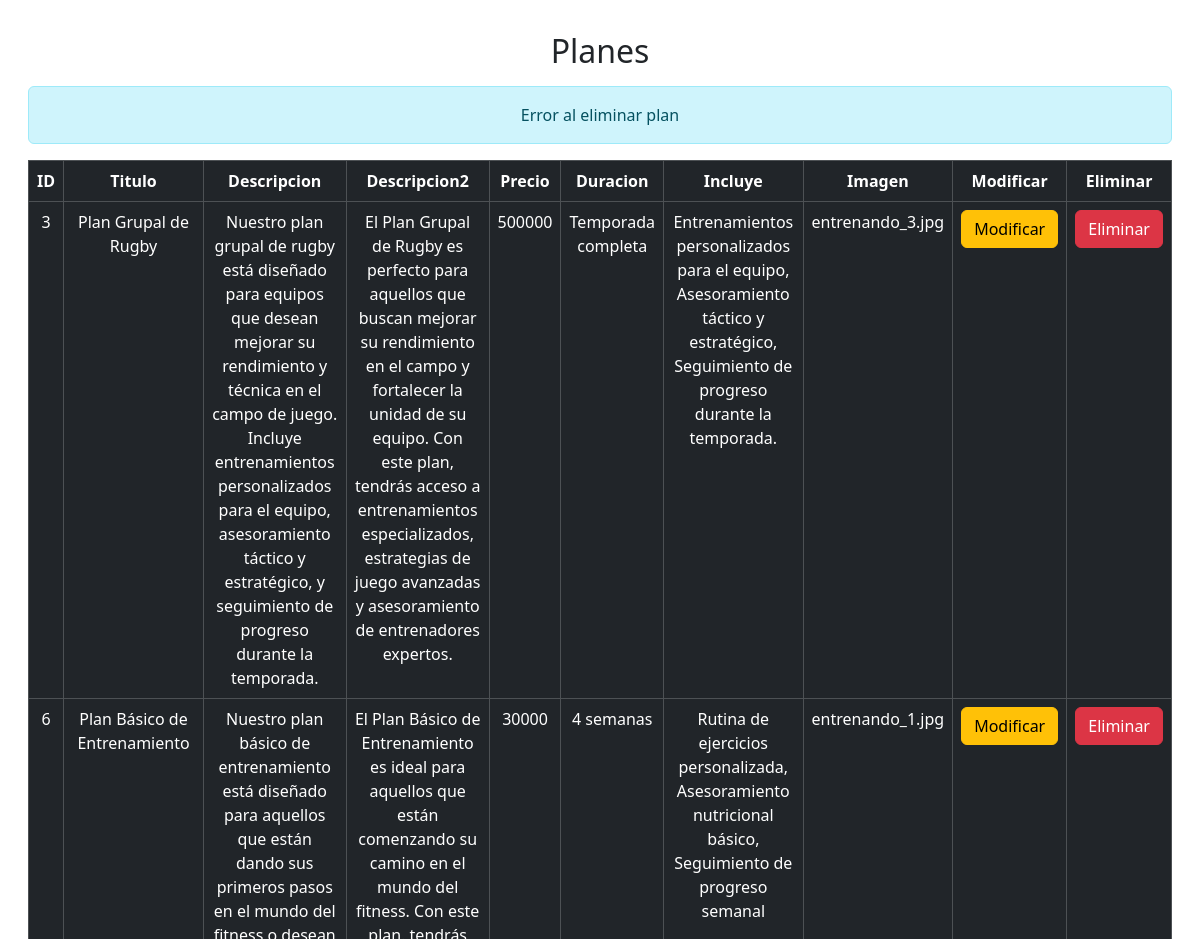
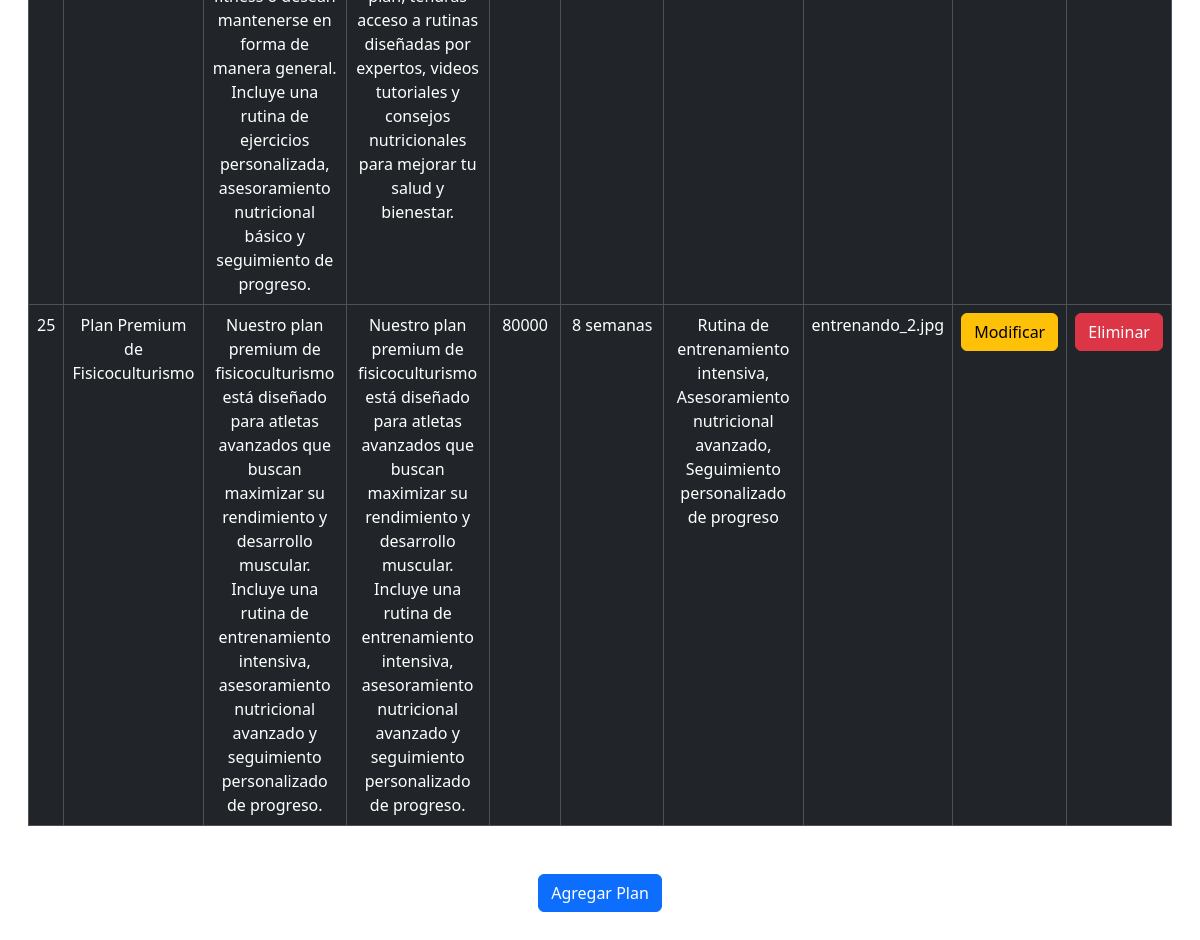
/Strongapp/EliminarPlan/1, run on the app's committed database (2 pictures, top to bottom).
### Strongapp/models.py (models this page shows)
class Plan(models.Model):
    id_plan = models.AutoField(primary_key=True)
    titulo = models.CharField(max_length=50,null=False,blank=False)
    descripcion = models.TextField(null=False,blank=False)
    descripcion2 = models.TextField(null=False,blank=False)
    precio = models.IntegerField(null=False,blank=False)
    duracion = models.CharField(max_length=50,null=False,blank=False)
    incluye = models.TextField(null=False,blank=False)
    imagen = models.CharField(max_length=100,null=False,blank=False)

### Strongapp/views.py (the view)
# urls.py: path('EliminarPlan/<str:pk>', views.eliminarPlan, name='eliminarPlan'),
def eliminarPlan(request, pk):
    try:
        plan = Plan.objects.get(id_plan = pk)
        plan.delete()
        planes = Plan.objects.all()
        context = {
            'mensaje' : "Plan eliminado",
            'planes': planes,
        }
        return render(request, "pages/crudPlanes.html", context)
    except:
        planes = Plan.objects.all()
        context = {
            'mensaje' : "Error al eliminar plan",
            'planes': planes,
        }
        return render(request, "pages/crudPlanes.html", context)

### Strongapp/templates/pages/crudPlanes.html (shortened to what this page needs)
<!DOCTYPE html>
<html lang="en">
  <head>
    {% load static %}
    <link rel="stylesheet" href="{% static 'css/bootstrap.min.css' %}" />
  </head>
  <body>
    <main>
      <div class="container-fluid mb-5">
        <div class="row mx-auto text-center p-3">
          <div>
            <h2 class="my-3">Planes</h2>
          </div>
          {% if mensaje %}
            <div class="alert alert-info w-100 mx-auto">{{ mensaje }}</div>
          {% endif %}
          <table class="table table-dark table-bordered">
            <thead>
              <th>ID</th>
              <th>Titulo</th>
              <th>Descripcion</th>
              <th>Descripcion2</th>
              <th>Precio</th>
              <th>Duracion</th>
              <th>Incluye</th>
              <th>Imagen</th>
              <th>Modificar</th>
              <th>Eliminar</th>
            </thead>
            <tbody>
              {% if planes %}
                {% for p in planes %}
                  <tr>
                    <td>{{ p.id_plan }}</td>
                    <td>{{ p.titulo }}</td>
                    <td>{{ p.descripcion }}</td>
                    <td>{{ p.descripcion2 }}</td>
                    <td>{{ p.precio }}</td>
                    <td>{{ p.duracion }}</td>
                    <td>{{ p.incluye }}</td>
                    <td>{{ p.imagen }}</td>
                    <th>
                        <a href="{% url "modificaPlan" pk=p.id_plan %}"><button class="btn btn-warning" type="button">Modificar</button></a>
                    </th>
                    <th>
                        <a href="{% url "eliminarPlan" pk=p.id_plan %}"><button class="btn btn-danger" type="button">Eliminar</button></a>
                    </th>
                  </tr>
                {% endfor %}
              {% endif %}
            </tbody>
          </table>
        </div>
        <div class="d-flex justify-content-center my-3">
            <a href="{% url 'agregarPlan' %}">
                <button type="button" class="btn btn-primary">Agregar Plan</button>
            </a>
        </div>
      </div>
    </main>
  </body>
</html>

### data on the page
Plan: id_plan "3", titulo "Plan Grupal de Rugby", descripcion "Nuestro plan grupal de rugby está diseñado para equipos que desean mejorar su rendimiento y técnica en el campo de juego. Incluye entrenamientos personalizados para el equipo, asesoramiento táctico y estratégico, y seguimiento de progreso durante la temporada.", descripcion2 "El Plan Grupal de Rugby es perfecto para aquellos que buscan mejorar su rendimiento en el campo y fortalecer la unidad de su equipo. Con este plan, tendrás acceso a entrenamientos especializados, estrategias de juego avanzadas y asesoramiento de entrenadores expertos.", precio "500000", duracion "Temporada completa", incluye "Entrenamientos personalizados para el equipo, Asesoramiento táctico y estratégico, Seguimiento de progreso durante la temporada.", imagen "entrenando_3.jpg"
Plan: id_plan "6", titulo "Plan Básico de Entrenamiento", descripcion "Nuestro plan básico de entrenamiento está diseñado para aquellos que están dando sus primeros pasos en el mundo del fitness o desean mantenerse en forma de manera general. Incluye una rutina de ejercicios personalizada, asesoramiento nutricional básico y seguimiento de progreso.", descripcion2 "El Plan Básico de Entrenamiento es ideal para aquellos que están comenzando su camino en el mundo del fitness. Con este plan, tendrás acceso a rutinas diseñadas por expertos, videos tutoriales y consejos nutricionales para mejorar tu salud y bienestar.", precio "30000", duracion "4 semanas", incluye "Rutina de ejercicios personalizada, Asesoramiento nutricional básico, Seguimiento de progreso semanal", imagen "entrenando_1.jpg"
Plan: id_plan "25", titulo "Plan Premium de Fisicoculturismo", descripcion "Nuestro plan premium de fisicoculturismo está diseñado para atletas avanzados que buscan maximizar su rendimiento y desarrollo muscular. Incluye una rutina de entrenamiento intensiva, asesoramiento nutricional avanzado y seguimiento personalizado de progreso.", descripcion2 "Nuestro plan premium de fisicoculturismo está diseñado para atletas avanzados que buscan maximizar su rendimiento y desarrollo muscular. Incluye una rutina de entrenamiento intensiva, asesoramiento nutricional avanzado y seguimiento personalizado de progreso.", precio "80000", duracion "8 semanas", incluye "Rutina de entrenamiento intensiva, Asesoramiento nutricional avanzado, Seguimiento personalizado de progreso", imagen "entrenando_2.jpg"

### other printed values
{{ mensaje }} "Error al eliminar plan"
